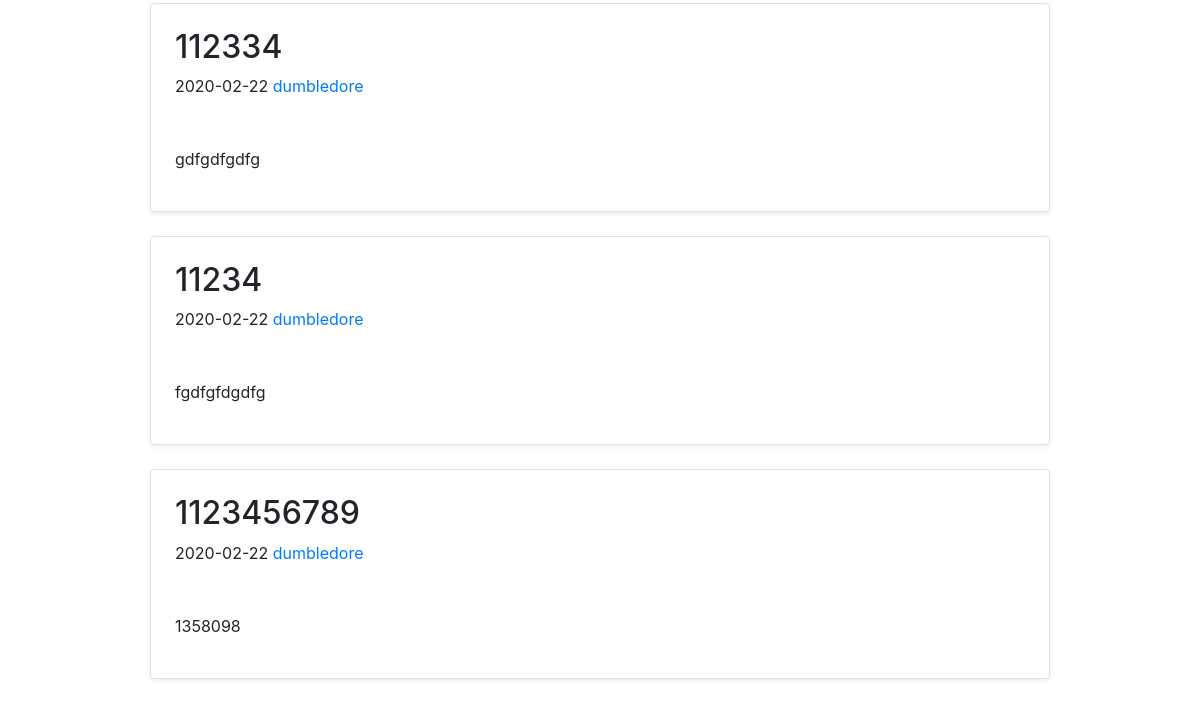
/ (lower part), run on an earlier commit of the app's database.
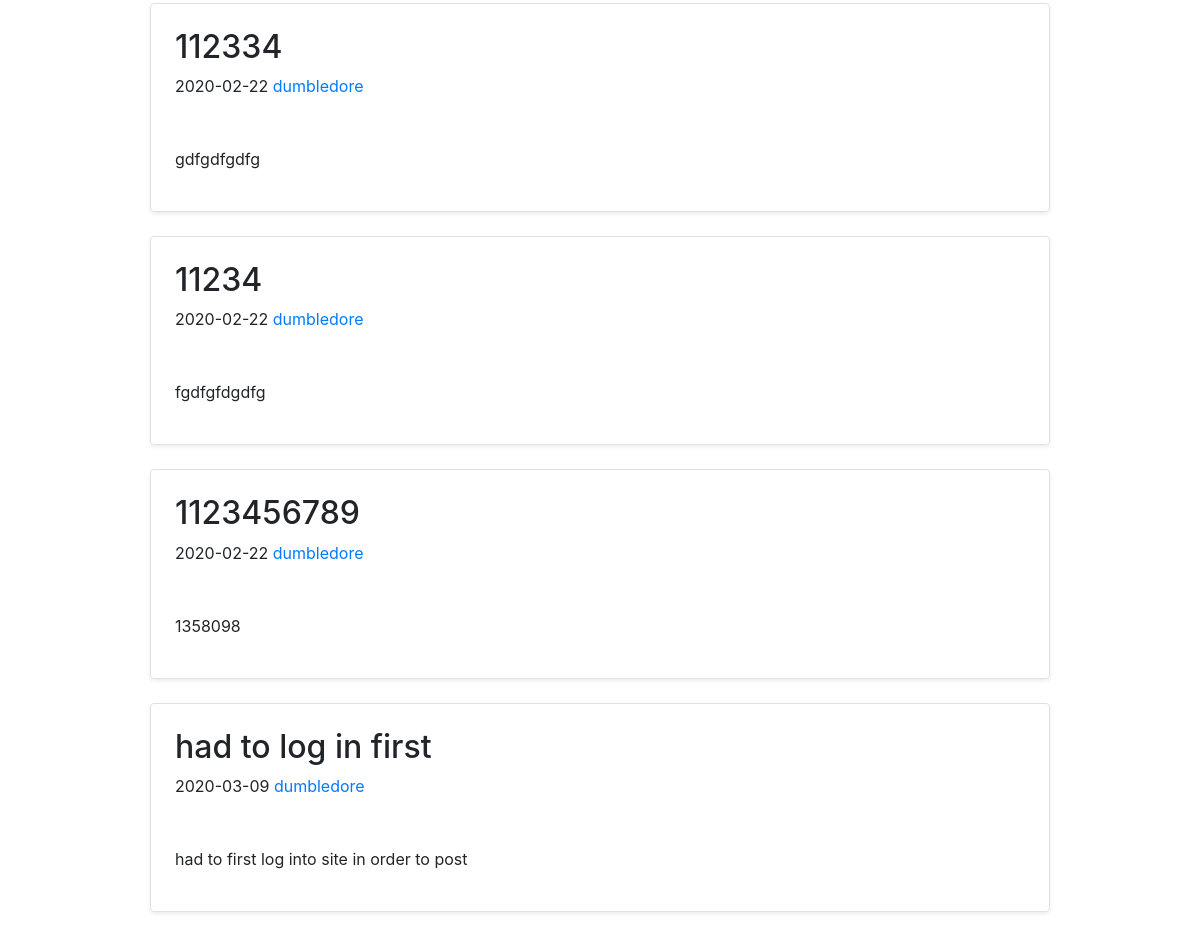
And on a later commit of the database.
### blog/models.py (models this page shows, shortened)
class Post(models.Model):
	author = models.ForeignKey(User, on_delete = models.CASCADE)
	title = models.CharField(max_length=100, blank = True)
	date = models.DateTimeField(default = timezone.now)
	content = models.TextField()
	image = models.ImageField(default='default.jpeg', upload_to='mobile_uploads')

### blog/views.py (the view)
# urls.py: url('',views.indexView)
def indexView(request):
    form = PostForm()
    posts = Post.objects.all()
    return render(request, "blog/index.html", {"form": form, "posts": posts})

### blog/templates/blog/index.html (shortened to what this page needs)
{% extends "blog/base.html" %}
{% block content %}
	{% for info in posts%}
		<div style="width:900px; margin:0 auto;">
			<div class="col-md-15" id="my_post">
			  <div class="row no-gutters border rounded overflow-hidden flex-md-row mb-4 shadow-sm h-md-250 position-relative">
			    <div class="col p-4 d-flex flex-column position-static">
			      <h2 class="blog-post-title"> {{ info.title }} </h2>
			      <p class="blog-post-meta">{{ info.date | date:"Y-m-d"}}  <a href="#">{{ info.author }}</a></p>
			      <p> {{ info.content }} </p>
			    </div>
			  </div>
			</div>
		</div>
	{% endfor %}
{% endblock content %}

What changed in the data, as far as the page shows it:
added Post: title "had to log in first", date "2020-03-09", author "dumbledore", content "had to first log into site in order to post"
